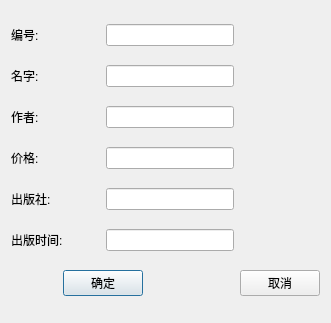
<?xml version="1.0" encoding="UTF-8"?>
<ui version="4.0">
 <class>addBook</class>
 <widget class="QDialog" name="addBook">
  <property name="geometry">
   <rect>
    <x>0</x>
    <y>0</y>
    <width>331</width>
    <height>323</height>
   </rect>
  </property>
  <property name="windowTitle">
   <string>Dialog</string>
  </property>
  <layout class="QGridLayout" name="gridLayout">
   <item row="0" column="0" colspan="2">
    <widget class="QLabel" name="label">
     <property name="text">
      <string>编号:</string>
     </property>
    </widget>
   </item>
   <item row="0" column="2" colspan="2">
    <widget class="QLineEdit" name="lineID"/>
   </item>
   <item row="1" column="0" colspan="2">
    <widget class="QLabel" name="label_2">
     <property name="text">
      <string>名字:</string>
     </property>
    </widget>
   </item>
   <item row="1" column="2" colspan="2">
    <widget class="QLineEdit" name="lineName"/>
   </item>
   <item row="2" column="0" colspan="2">
    <widget class="QLabel" name="label_3">
     <property name="text">
      <string>作者:</string>
     </property>
    </widget>
   </item>
   <item row="2" column="2" colspan="2">
    <widget class="QLineEdit" name="lineAuthon"/>
   </item>
   <item row="3" column="0" colspan="2">
    <widget class="QLabel" name="label_4">
     <property name="text">
      <string>价格:</string>
     </property>
    </widget>
   </item>
   <item row="3" column="2" colspan="2">
    <widget class="QLineEdit" name="linePrice"/>
   </item>
   <item row="4" column="0" colspan="2">
    <widget class="QLabel" name="label_5">
     <property name="text">
      <string>出版社:</string>
     </property>
    </widget>
   </item>
   <item row="4" column="2" colspan="2">
    <widget class="QLineEdit" name="linePress"/>
   </item>
   <item row="5" column="0" colspan="2">
    <widget class="QLabel" name="label_6">
     <property name="text">
      <string>出版时间:</string>
     </property>
    </widget>
   </item>
   <item row="5" column="2" colspan="2">
    <widget class="QLineEdit" name="linePressTime"/>
   </item>
   <item row="6" column="0">
    <spacer name="horizontalSpacer">
     <property name="orientation">
      <enum>Qt::Horizontal</enum>
     </property>
     <property name="sizeHint" stdset="0">
      <size>
       <width>45</width>
       <height>20</height>
      </size>
     </property>
    </spacer>
   </item>
   <item row="6" column="1" colspan="2">
    <widget class="QPushButton" name="btnSure">
     <property name="text">
      <string>确定</string>
     </property>
    </widget>
   </item>
   <item row="6" column="3">
    <spacer name="horizontalSpacer_2">
     <property name="orientation">
      <enum>Qt::Horizontal</enum>
     </property>
     <property name="sizeHint" stdset="0">
      <size>
       <width>67</width>
       <height>20</height>
      </size>
     </property>
    </spacer>
   </item>
   <item row="6" column="4">
    <widget class="QPushButton" name="btnCancel">
     <property name="text">
      <string>取消</string>
     </property>
    </widget>
   </item>
   <item row="6" column="5">
    <spacer name="horizontalSpacer_3">
     <property name="orientation">
      <enum>Qt::Horizontal</enum>
     </property>
     <property name="sizeHint" stdset="0">
      <size>
       <width>8</width>
       <height>20</height>
      </size>
     </property>
    </spacer>
   </item>
  </layout>
 </widget>
 <resources/>
 <connections/>
</ui>
